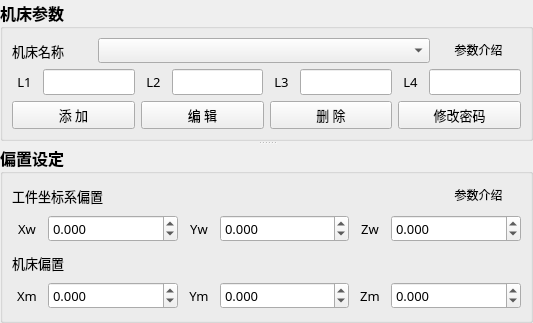
      <widget class="QSplitter" name="splitter">
       <property name="orientation">
        <enum>Qt::Vertical</enum>
       </property>
       <widget class="QGroupBox" name="groupBox">
        <property name="font">
         <font>
          <family>黑体</family>
          <pointsize>12</pointsize>
          <weight>75</weight>
          <bold>true</bold>
         </font>
        </property>
        <property name="title">
         <string>机床参数</string>
        </property>
        <property name="flat">
         <bool>false</bool>
        </property>
        <layout class="QGridLayout" name="gridLayout">
         <item row="0" column="0">
          <layout class="QHBoxLayout" name="horizontalLayout_4">
           <item>
            <widget class="QLabel" name="label_MachineName">
             <property name="minimumSize">
              <size>
               <width>80</width>
               <height>25</height>
              </size>
             </property>
             <property name="maximumSize">
              <size>
               <width>80</width>
               <height>25</height>
              </size>
             </property>
             <property name="font">
              <font>
               <pointsize>10</pointsize>
               <weight>50</weight>
               <bold>false</bold>
              </font>
             </property>
             <property name="toolTip">
              <string>机床名称</string>
             </property>
             <property name="text">
              <string>机床名称</string>
             </property>
            </widget>
           </item>
           <item>
            <widget class="QComboBox" name="cbB_Machine">
             <property name="minimumSize">
              <size>
               <width>150</width>
               <height>25</height>
              </size>
             </property>
             <property name="font">
              <font>
               <pointsize>10</pointsize>
               <weight>50</weight>
               <bold>false</bold>
              </font>
             </property>
            </widget>
           </item>
           <item>
            <widget class="QToolButton" name="tB_1">
             <property name="minimumSize">
              <size>
               <width>85</width>
               <height>20</height>
              </size>
             </property>
             <property name="maximumSize">
              <size>
               <width>85</width>
               <height>20</height>
              </size>
             </property>
             <property name="font">
              <font>
               <family>微软雅黑</family>
               <pointsize>9</pointsize>
               <weight>50</weight>
               <bold>false</bold>
              </font>
             </property>
             <property name="styleSheet">
              <string notr="true">border-style:falt</string>
             </property>
             <property name="text">
              <string>参数介绍</string>
             </property>
             <property name="icon">
              <iconset resource="FrogMachineTransformation.qrc">
               <normaloff>:/image/Resources/parameter.ico</normaloff>:/image/Resources/parameter.ico</iconset>
             </property>
             <property name="iconSize">
              <size>
               <width>15</width>
               <height>15</height>
              </size>
             </property>
             <property name="toolButtonStyle">
              <enum>Qt::ToolButtonTextBesideIcon</enum>
             </property>
            </widget>
           </item>
          </layout>
         </item>
         <item row="1" column="0">
          <layout class="QHBoxLayout" name="horizontalLayout_2">
           <item>
            <widget class="QLabel" name="label_L1">
             <property name="minimumSize">
              <size>
               <width>25</width>
               <height>25</height>
              </size>
             </property>
             <property name="maximumSize">
              <size>
               <width>25</width>
               <height>25</height>
              </size>
             </property>
             <property name="font">
              <font>
               <pointsize>10</pointsize>
               <weight>50</weight>
               <bold>false</bold>
              </font>
             </property>
             <property name="toolTip">
              <string>机床归零后，主轴旋转中心到旋转轴C的X方向距离</string>
             </property>
             <property name="text">
              <string>L1</string>
             </property>
             <property name="alignment">
              <set>Qt::AlignCenter</set>
             </property>
             <property name="buddy">
              <cstring>lineEdit_L1</cstring>
             </property>
            </widget>
           </item>
           <item>
            <widget class="QLineEdit" name="lineEdit_L1">
             <property name="minimumSize">
              <size>
               <width>80</width>
               <height>0</height>
              </size>
             </property>
             <property name="font">
              <font>
               <pointsize>10</pointsize>
               <weight>50</weight>
               <bold>false</bold>
              </font>
             </property>
             <property name="layoutDirection">
              <enum>Qt::RightToLeft</enum>
             </property>
             <property name="text">
              <string/>
             </property>
             <property name="readOnly">
              <bool>true</bool>
             </property>
            </widget>
           </item>
           <item>
            <widget class="QLabel" name="label_L2">
             <property name="minimumSize">
              <size>
               <width>25</width>
               <height>25</height>
              </size>
             </property>
             <property name="maximumSize">
              <size>
               <width>25</width>
               <height>25</height>
              </size>
             </property>
             <property name="font">
              <font>
               <pointsize>10</pointsize>
               <weight>50</weight>
               <bold>false</bold>
              </font>
             </property>
             <property name="toolTip">
              <string>机床归零后，旋转轴A到旋转轴C的Y方向距离</string>
             </property>
             <property name="text">
              <string>L2</string>
             </property>
             <property name="alignment">
              <set>Qt::AlignCenter</set>
             </property>
             <property name="buddy">
              <cstring>lineEdit_L2</cstring>
             </property>
            </widget>
           </item>
           <item>
            <widget class="QLineEdit" name="lineEdit_L2">
             <property name="minimumSize">
              <size>
               <width>80</width>
               <height>0</height>
              </size>
             </property>
             <property name="font">
              <font>
               <pointsize>10</pointsize>
               <weight>50</weight>
               <bold>false</bold>
              </font>
             </property>
             <property name="layoutDirection">
              <enum>Qt::RightToLeft</enum>
             </property>
             <property name="readOnly">
              <bool>true</bool>
             </property>
            </widget>
           </item>
           <item>
            <widget class="QLabel" name="label_L3">
             <property name="minimumSize">
              <size>
               <width>25</width>
               <height>25</height>
              </size>
             </property>
             <property name="maximumSize">
              <size>
               <width>25</width>
               <height>25</height>
              </size>
             </property>
             <property name="font">
              <font>
               <pointsize>10</pointsize>
               <weight>50</weight>
               <bold>false</bold>
              </font>
             </property>
             <property name="toolTip">
              <string>机床归零后，主轴轴线到A轴的Y方向距离</string>
             </property>
             <property name="text">
              <string>L3</string>
             </property>
             <property name="alignment">
              <set>Qt::AlignCenter</set>
             </property>
             <property name="buddy">
              <cstring>lineEdit_L3</cstring>
             </property>
            </widget>
           </item>
           <item>
            <widget class="QLineEdit" name="lineEdit_L3">
             <property name="minimumSize">
              <size>
               <width>80</width>
               <height>0</height>
              </size>
             </property>
             <property name="font">
              <font>
               <pointsize>10</pointsize>
               <weight>50</weight>
               <bold>false</bold>
              </font>
             </property>
             <property name="layoutDirection">
              <enum>Qt::RightToLeft</enum>
             </property>
             <property name="text">
              <string/>
             </property>
             <property name="readOnly">
              <bool>true</bool>
             </property>
            </widget>
           </item>
           <item>
            <widget class="QLabel" name="label_L4">
             <property name="minimumSize">
              <size>
               <width>25</width>
               <height>25</height>
              </size>
             </property>
             <property name="maximumSize">
              <size>
               <width>25</width>
               <height>25</height>
              </size>
             </property>
             <property name="font">
              <font>
               <pointsize>10</pointsize>
               <weight>50</weight>
               <bold>false</bold>
              </font>
             </property>
             <property name="toolTip">
              <string>机床归零后，主轴端面到旋转轴A的Z方向距离</string>
             </property>
             <property name="text">
              <string>L4</string>
             </property>
             <property name="alignment">
              <set>Qt::AlignCenter</set>
             </property>
             <property name="buddy">
              <cstring>lineEdit_L4</cstring>
             </property>
            </widget>
           </item>
           <item>
            <widget class="QLineEdit" name="lineEdit_L4">
             <property name="minimumSize">
              <size>
               <width>80</width>
               <height>0</height>
              </size>
             </property>
             <property name="font">
              <font>
               <pointsize>10</pointsize>
               <weight>50</weight>
               <bold>false</bold>
              </font>
             </property>
             <property name="layoutDirection">
              <enum>Qt::RightToLeft</enum>
             </property>
             <property name="readOnly">
              <bool>true</bool>
             </property>
            </widget>
           </item>
          </layout>
         </item>
         <item row="2" column="0">
          <layout class="QHBoxLayout" name="horizontalLayout">
           <item>
            <widget class="QPushButton" name="pB_add">
             <property name="minimumSize">
              <size>
               <width>80</width>
               <height>0</height>
              </size>
             </property>
             <property name="font">
              <font>
               <pointsize>10</pointsize>
               <weight>50</weight>
               <bold>false</bold>
              </font>
             </property>
             <property name="text">
              <string>添 加</string>
             </property>
            </widget>
           </item>
           <item>
            <widget class="QPushButton" name="pB_amend">
             <property name="minimumSize">
              <size>
               <width>80</width>
               <height>0</height>
              </size>
             </property>
             <property name="font">
              <font>
               <pointsize>10</pointsize>
               <weight>50</weight>
               <bold>false</bold>
              </font>
             </property>
             <property name="text">
              <string>编 辑</string>
             </property>
            </widget>
           </item>
           <item>
            <widget class="QPushButton" name="pB_remove">
             <property name="minimumSize">
              <size>
               <width>80</width>
               <height>0</height>
              </size>
             </property>
             <property name="font">
              <font>
               <pointsize>10</pointsize>
               <weight>50</weight>
               <bold>false</bold>
              </font>
             </property>
             <property name="text">
              <string>删 除</string>
             </property>
            </widget>
           </item>
           <item>
            <widget class="QPushButton" name="pB_password">
             <property name="minimumSize">
              <size>
               <width>80</width>
               <height>0</height>
              </size>
             </property>
             <property name="font">
              <font>
               <pointsize>10</pointsize>
               <weight>50</weight>
               <bold>false</bold>
              </font>
             </property>
             <property name="text">
              <string>修改密码</string>
             </property>
            </widget>
           </item>
          </layout>
         </item>
        </layout>
       </widget>
       <widget class="QGroupBox" name="groupBox_2">
        <property name="font">
         <font>
          <family>黑体</family>
          <pointsize>12</pointsize>
          <weight>75</weight>
          <bold>true</bold>
         </font>
        </property>
        <property name="title">
         <string>偏置设定</string>
        </property>
        <layout class="QGridLayout" name="gridLayout_2">
         <item row="0" column="0">
          <layout class="QHBoxLayout" name="horizontalLayout_5">
           <item>
            <widget class="QLabel" name="label_Wcoordinates">
             <property name="minimumSize">
              <size>
               <width>126</width>
               <height>25</height>
              </size>
             </property>
             <property name="maximumSize">
              <size>
               <width>126</width>
               <height>25</height>
              </size>
             </property>
             <property name="font">
              <font>
               <family>黑体</family>
               <pointsize>10</pointsize>
               <weight>50</weight>
               <italic>false</italic>
               <bold>false</bold>
               <underline>false</underline>
               <strikeout>false</strikeout>
               <kerning>true</kerning>
              </font>
             </property>
             <property name="text">
              <string>工件坐标系偏置</string>
             </property>
            </widget>
           </item>
           <item>
            <spacer name="horizontalSpacer_10">
             <property name="orientation">
              <enum>Qt::Horizontal</enum>
             </property>
             <property name="sizeHint" stdset="0">
              <size>
               <width>40</width>
               <height>20</height>
              </size>
             </property>
            </spacer>
           </item>
           <item>
            <widget class="QToolButton" name="tB_2">
             <property name="minimumSize">
              <size>
               <width>85</width>
               <height>20</height>
              </size>
             </property>
             <property name="maximumSize">
              <size>
               <width>85</width>
               <height>20</height>
              </size>
             </property>
             <property name="font">
              <font>
               <family>微软雅黑</family>
               <pointsize>9</pointsize>
               <weight>50</weight>
               <bold>false</bold>
              </font>
             </property>
             <property name="styleSheet">
              <string notr="true">border-style:falt</string>
             </property>
             <property name="text">
              <string>参数介绍</string>
             </property>
             <property name="icon">
              <iconset resource="FrogMachineTransformation.qrc">
               <normaloff>:/image/Resources/parameter.ico</normaloff>:/image/Resources/parameter.ico</iconset>
             </property>
             <property name="iconSize">
              <size>
               <width>15</width>
               <height>15</height>
              </size>
             </property>
             <property name="toolButtonStyle">
              <enum>Qt::ToolButtonTextBesideIcon</enum>
             </property>
            </widget>
           </item>
          </layout>
         </item>
         <item row="1" column="0">
          <layout class="QHBoxLayout" name="horizontalLayout_8">
           <item>
            <widget class="QLabel" name="label_Xw">
             <property name="minimumSize">
              <size>
               <width>30</width>
               <height>30</height>
              </size>
             </property>
             <property name="maximumSize">
              <size>
               <width>30</width>
               <height>30</height>
              </size>
             </property>
             <property name="font">
              <font>
               <pointsize>10</pointsize>
               <weight>50</weight>
               <bold>false</bold>
              </font>
             </property>
             <property name="toolTip">
              <string>工件坐标系原点相对于机床原点的X方向偏置值</string>
             </property>
             <property name="text">
              <string>Xw</string>
             </property>
             <property name="alignment">
              <set>Qt::AlignCenter</set>
             </property>
             <property name="buddy">
              <cstring>dSB_Xw</cstring>
             </property>
            </widget>
           </item>
           <item>
            <widget class="QDoubleSpinBox" name="dSB_Xw">
             <property name="minimumSize">
              <size>
               <width>80</width>
               <height>0</height>
              </size>
             </property>
             <property name="font">
              <font>
               <pointsize>10</pointsize>
               <weight>50</weight>
               <bold>false</bold>
              </font>
             </property>
             <property name="decimals">
              <number>3</number>
             </property>
             <property name="minimum">
              <double>-9999.998999999999796</double>
             </property>
             <property name="maximum">
              <double>9999.998999999999796</double>
             </property>
             <property name="value">
              <double>0.000000000000000</double>
             </property>
            </widget>
           </item>
           <item>
            <widget class="QLabel" name="label_Yw">
             <property name="minimumSize">
              <size>
               <width>30</width>
               <height>30</height>
              </size>
             </property>
             <property name="maximumSize">
              <size>
               <width>30</width>
               <height>30</height>
              </size>
             </property>
             <property name="font">
              <font>
               <pointsize>10</pointsize>
               <weight>50</weight>
               <bold>false</bold>
              </font>
             </property>
             <property name="toolTip">
              <string>工件坐标系原点相对于机床原点的Y方向偏置值</string>
             </property>
             <property name="text">
              <string>Yw</string>
             </property>
             <property name="alignment">
              <set>Qt::AlignCenter</set>
             </property>
             <property name="buddy">
              <cstring>dSB_Yw</cstring>
             </property>
            </widget>
           </item>
           <item>
            <widget class="QDoubleSpinBox" name="dSB_Yw">
             <property name="minimumSize">
              <size>
               <width>80</width>
               <height>0</height>
              </size>
             </property>
             <property name="font">
              <font>
               <pointsize>10</pointsize>
               <weight>50</weight>
               <bold>false</bold>
              </font>
             </property>
             <property name="decimals">
              <number>3</number>
             </property>
             <property name="minimum">
              <double>-9999.998999999999796</double>
             </property>
             <property name="maximum">
              <double>9999.998999999999796</double>
             </property>
            </widget>
           </item>
           <item>
            <widget class="QLabel" name="label_Zw">
             <property name="minimumSize">
              <size>
               <width>30</width>
               <height>30</height>
              </size>
             </property>
             <property name="maximumSize">
              <size>
               <width>30</width>
               <height>30</height>
              </size>
             </property>
             <property name="font">
              <font>
               <pointsize>10</pointsize>
               <weight>50</weight>
               <bold>false</bold>
              </font>
             </property>
             <property name="toolTip">
              <string>工件坐标系原点相对于机床原点的Z方向偏置值</string>
             </property>
             <property name="text">
              <string>Zw</string>
             </property>
             <property name="alignment">
              <set>Qt::AlignCenter</set>
             </property>
             <property name="buddy">
              <cstring>dSB_Zw</cstring>
             </property>
            </widget>
           </item>
           <item>
            <widget class="QDoubleSpinBox" name="dSB_Zw">
             <property name="minimumSize">
              <size>
               <width>80</width>
               <height>0</height>
              </size>
             </property>
             <property name="font">
              <font>
               <pointsize>10</pointsize>
               <weight>50</weight>
               <bold>false</bold>
              </font>
             </property>
             <property name="decimals">
              <number>3</number>
             </property>
             <property name="minimum">
              <double>-9999.998999999999796</double>
             </property>
             <property name="maximum">
              <double>9999.998999999999796</double>
             </property>
            </widget>
           </item>
          </layout>
         </item>
         <item row="2" column="0">
          <layout class="QHBoxLayout" name="horizontalLayout_11">
           <item>
            <widget class="QLabel" name="label_Mcoordinates">
             <property name="minimumSize">
              <size>
               <width>80</width>
               <height>25</height>
              </size>
             </property>
             <property name="maximumSize">
              <size>
               <width>80</width>
               <height>25</height>
              </size>
             </property>
             <property name="font">
              <font>
               <family>黑体</family>
               <pointsize>10</pointsize>
               <weight>50</weight>
               <italic>false</italic>
               <bold>false</bold>
               <underline>false</underline>
               <strikeout>false</strikeout>
               <kerning>true</kerning>
              </font>
             </property>
             <property name="text">
              <string>机床偏置</string>
             </property>
            </widget>
           </item>
           <item>
            <spacer name="horizontalSpacer_14">
             <property name="orientation">
              <enum>Qt::Horizontal</enum>
             </property>
             <property name="sizeHint" stdset="0">
              <size>
               <width>40</width>
               <height>20</height>
              </size>
             </property>
            </spacer>
           </item>
          </layout>
         </item>
         <item row="3" column="0">
          <layout class="QHBoxLayout" name="horizontalLayout_7">
           <item>
            <widget class="QLabel" name="label_Xm">
             <property name="minimumSize">
              <size>
               <width>30</width>
               <height>30</height>
              </size>
             </property>
             <property name="maximumSize">
              <size>
               <width>30</width>
               <height>30</height>
              </size>
             </property>
             <property name="font">
              <font>
               <pointsize>10</pointsize>
               <weight>50</weight>
               <bold>false</bold>
              </font>
             </property>
             <property name="toolTip">
              <string>机床处于工件坐标系零点位置时的X方向偏置值</string>
             </property>
             <property name="text">
              <string>Xm</string>
             </property>
             <property name="alignment">
              <set>Qt::AlignCenter</set>
             </property>
             <property name="buddy">
              <cstring>dSB_Xm</cstring>
             </property>
            </widget>
           </item>
           <item>
            <widget class="QDoubleSpinBox" name="dSB_Xm">
             <property name="minimumSize">
              <size>
               <width>80</width>
               <height>0</height>
              </size>
             </property>
             <property name="font">
              <font>
               <pointsize>10</pointsize>
               <weight>50</weight>
               <bold>false</bold>
              </font>
             </property>
             <property name="decimals">
              <number>3</number>
             </property>
             <property name="minimum">
              <double>-9999.998999999999796</double>
             </property>
             <property name="maximum">
              <double>9999.998999999999796</double>
             </property>
             <property name="value">
              <double>0.000000000000000</double>
             </property>
            </widget>
           </item>
           <item>
            <widget class="QLabel" name="label_Ym">
             <property name="minimumSize">
              <size>
               <width>30</width>
               <height>30</height>
              </size>
             </property>
             <property name="maximumSize">
              <size>
               <width>30</width>
               <height>30</height>
              </size>
             </property>
             <property name="font">
              <font>
               <pointsize>10</pointsize>
               <weight>50</weight>
               <bold>false</bold>
              </font>
             </property>
             <property name="toolTip">
              <string>机床处于工件坐标系零点位置时的Y方向偏置值</string>
             </property>
             <property name="text">
              <string>Ym</string>
             </property>
             <property name="alignment">
              <set>Qt::AlignCenter</set>
             </property>
             <property name="buddy">
              <cstring>dSB_Ym</cstring>
             </property>
            </widget>
           </item>
           <item>
            <widget class="QDoubleSpinBox" name="dSB_Ym">
             <property name="minimumSize">
              <size>
               <width>80</width>
               <height>0</height>
              </size>
             </property>
             <property name="font">
              <font>
               <pointsize>10</pointsize>
               <weight>50</weight>
               <bold>false</bold>
              </font>
             </property>
             <property name="decimals">
              <number>3</number>
             </property>
             <property name="minimum">
              <double>-9999.998999999999796</double>
             </property>
             <property name="maximum">
              <double>9999.998999999999796</double>
             </property>
            </widget>
           </item>
           <item>
            <widget class="QLabel" name="label_Zm">
             <property name="minimumSize">
              <size>
               <width>30</width>
               <height>30</height>
              </size>
             </property>
             <property name="maximumSize">
              <size>
               <width>30</width>
               <height>30</height>
              </size>
             </property>
             <property name="font">
              <font>
               <pointsize>10</pointsize>
               <weight>50</weight>
               <bold>false</bold>
              </font>
             </property>
             <property name="toolTip">
              <string>机床处于工件坐标系零点位置时的Z方向偏置值</string>
             </property>
             <property name="text">
              <string>Zm</string>
             </property>
             <property name="alignment">
              <set>Qt::AlignCenter</set>
             </property>
             <property name="buddy">
              <cstring>dSB_Zm</cstring>
             </property>
            </widget>
           </item>
           <item>
            <widget class="QDoubleSpinBox" name="dSB_Zm">
             <property name="minimumSize">
              <size>
               <width>80</width>
               <height>0</height>
              </size>
             </property>
             <property name="font">
              <font>
               <pointsize>10</pointsize>
               <weight>50</weight>
               <bold>false</bold>
              </font>
             </property>
             <property name="decimals">
              <number>3</number>
             </property>
             <property name="minimum">
              <double>-9999.998999999999796</double>
             </property>
             <property name="maximum">
              <double>9999.998999999999796</double>
             </property>
            </widget>
           </item>
          </layout>
         </item>
        </layout>
       </widget>
      </widget>
